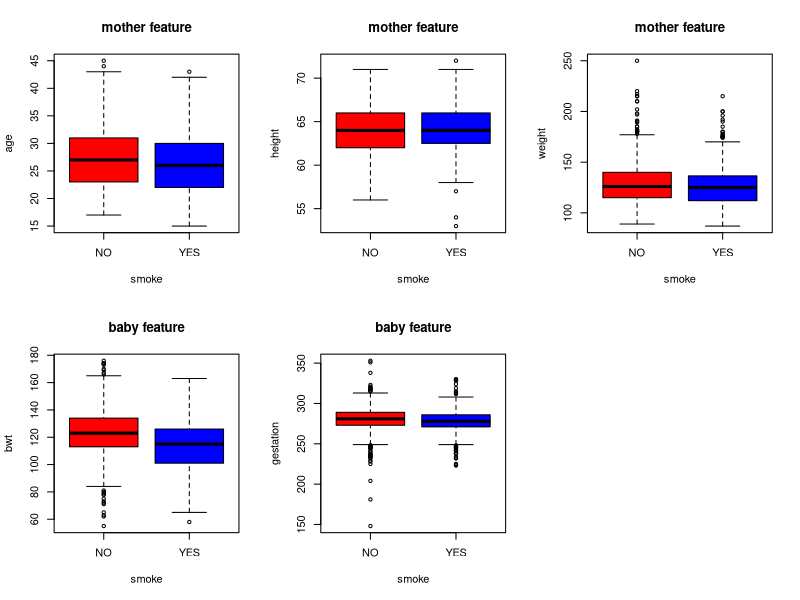
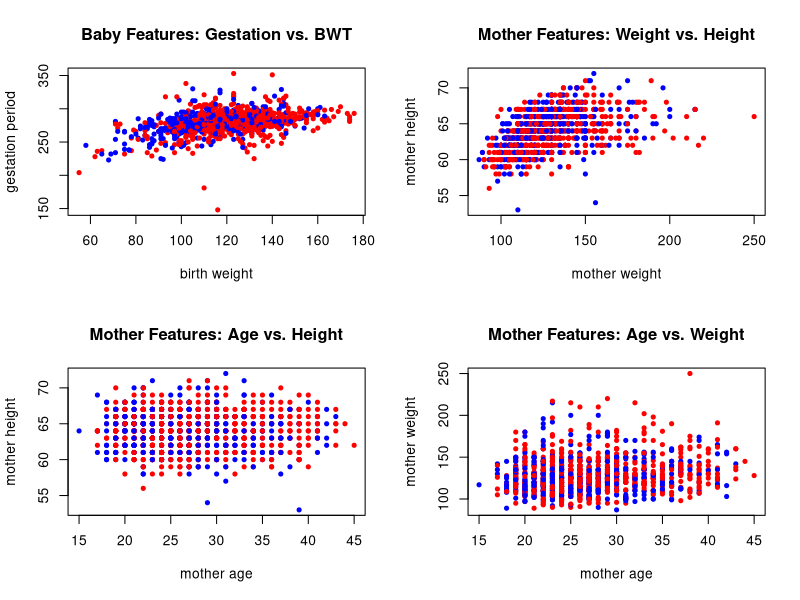

Write the R code that produced these figures, in order.
## ---- chunk 1
#import dataset
babies <- read.csv("Data/babies.dat", sep="")

#removing missing/unknown values
babies <- babies[babies$smoke != 9 & babies$height != 99 & babies$age != 99 & 
                 babies$weight != 999 & babies$gestation != 999,]
## ---- chunk 2
par(mfrow = c(2, 3)) # format the graphs
args <- list(col = c("red", "blue"), names = c("NO","YES"))
#these features are of the mother and not the baby
boxplot(data = babies, age ~ smoke, col = args[[1]], names = args[[2]], main = "mother feature")
boxplot(data = babies, height ~ smoke, col = args[[1]], names = args[[2]], main = "mother feature")
boxplot(data = babies, weight ~ smoke, col = args[[1]], names = args[[2]], main = "mother feature")

#baby features
boxplot(data = babies, bwt ~ smoke, col = args[[1]], names = args[[2]], main = "baby feature")
boxplot(data = babies, gestation ~ smoke, col = args[[1]], names = args[[2]], main = "baby feature")
## ---- chunk 3
par(mfrow = c(2, 2))
col_scale = ifelse(babies$smoke == 1, "blue", "red")
plot(babies$bwt, babies$gestation, pch = 20, col = col_scale, 
     xlab = "birth weight", ylab = "gestation period",
     main = "Baby Features: Gestation vs. BWT")

plot(babies$weight, babies$height, pch = 20, col = col_scale, 
     xlab = "mother weight", ylab = "mother height",
     main = "Mother Features: Weight vs. Height")

plot(babies$age, babies$height, pch = 20, col = col_scale, 
     xlab = "mother age", ylab = "mother height",
     main = "Mother Features: Age vs. Height")

plot(babies$age, babies$weight, pch = 20, col = col_scale, 
     xlab = "mother age", ylab = "mother weight",
     main = "Mother Features: Age vs. Weight")
## ---- chunk 4
table(ifelse(babies$smoke == 1, "Smoke YES", "Smoke No"), 
      ifelse(babies$parity == 1, "First Born", "Not First"))
## ---- chunk 5
prop_split = .7 # proportion of training set
training_size = as.integer(nrow(babies) * prop_split)
train_ind = sample(1:nrow(babies), training_size)
train = babies[train_ind,] # training set
test = babies[-train_ind,] # testing set
## ---- chunk 6
cor(babies)
## ---- chunk 7
# ALL features
mdl1 <- glm(formula = smoke ~ bwt + gestation + parity + age + height + weight,
            family = binomial, data = train)
summary(mdl1)$coefficients
# significant features
mdl2 <- glm(formula = smoke ~ bwt + age + height,
            family = binomial, data = train)
# ONLY baby features
mdl3 <- glm(formula = smoke ~ bwt + gestation + parity, 
            family = binomial, data = train)
## ---- chunk 8
# model 1 results
mdl1_results = ifelse(predict(mdl1, test, type = "response") > .5, 1, 0)
mdl1_acc = sum(mdl1_results == test$smoke)/length(mdl1_results)
# model 2 results
mdl2_results = ifelse(predict(mdl2, test, type = "response") > .5, 1, 0)
mdl2_acc = sum(mdl2_results == test$smoke)/length(mdl2_results)
# model 3 results
mdl3_results = ifelse(predict(mdl3, test, type = "response") > .5,1, 0)
mdl3_acc = sum(mdl3_results == test$smoke)/length(mdl3_results)
# display results
c("Model 1" = mdl1_acc, "Model 2" = mdl2_acc, "Model 3" = mdl3_acc)
